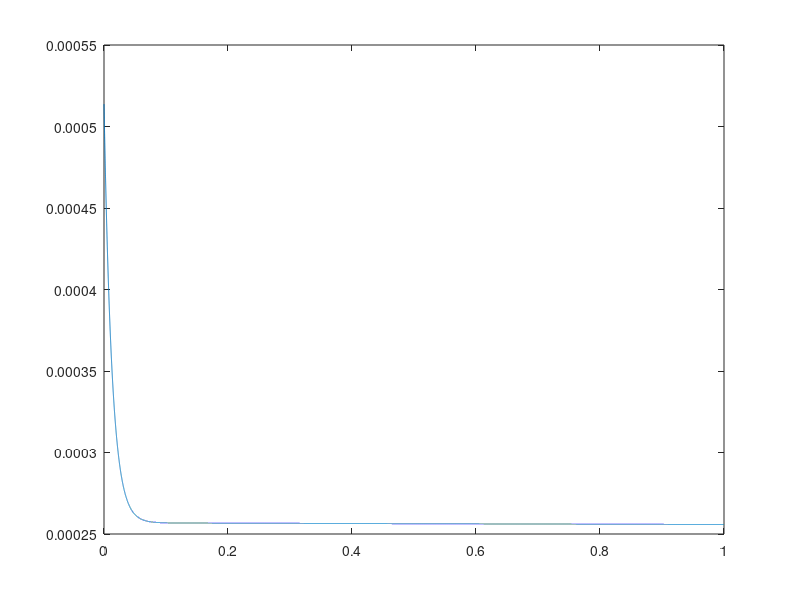
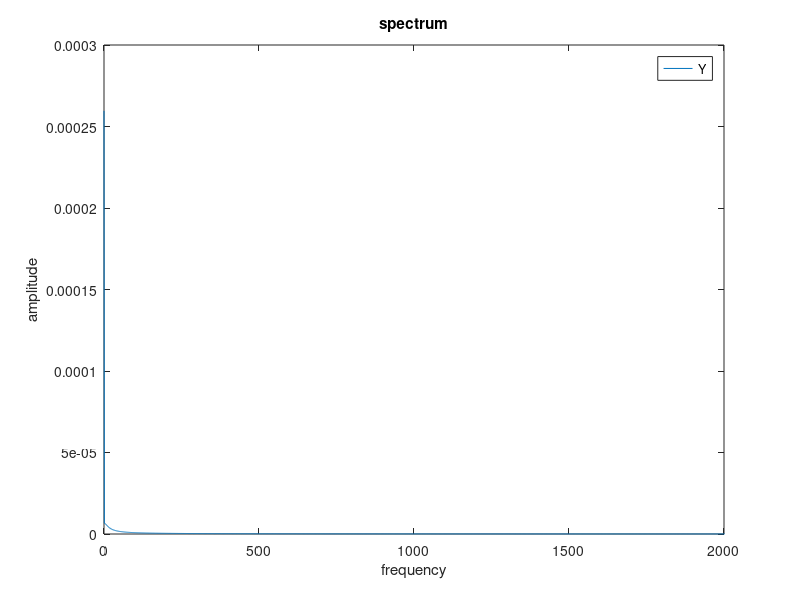

The MATLAB script that drew these images, in order:
close all
clear all

freq_samp =  40000; % must be at least equal to the cutoff frequency

N = 64;
t_0 = 0;    
t_1 = 1 ; %also in function of K
% number of cells
c0 = 347;
a = 0.28;

t = (t_0:1/freq_samp:t_1)'; % equal spacing required for FFT


Rms	= 0.261*0.2;	% mechanical resistance
Mms	= 6.670769e-04; % moving mass (kg)
Cmc	= 2.128414e-04; % mechanical compliance (N/m)

lambda_m = (-Rms - sqrt(Rms^2 - 4*Mms*Cmc))/(2*Mms); % m has biggest contribution
lambda_p = (-Rms + sqrt(Rms^2 - 4*Mms*Cmc))/(2*Mms); % m has biggest contribution
y = 1/(pi*(c0/a))*(exp(t*lambda_p) + exp(t*lambda_m)); %loss function (scaled)  DOES NOT WORK!




NFFT = numel(t);
Y = fft(y); %fft across the colomn
Y = abs(Y/NFFT); %two-sided spectrum 
Y = Y(1:NFFT/2+1,:); %single-sided spectrum 
Y(2:end-1,:) = 2*Y(2:end-1,:); % Double the amplitude to account for single-sided spectrum


freq = freq_samp*(0:(NFFT/2))/NFFT;



figure(1)
plot(t,y)

figure(2)
plot(freq,Y,'-')
title('spectrum');
xlabel('frequency');
ylabel('amplitude');
xlim([0 2000])
legend('Y')
